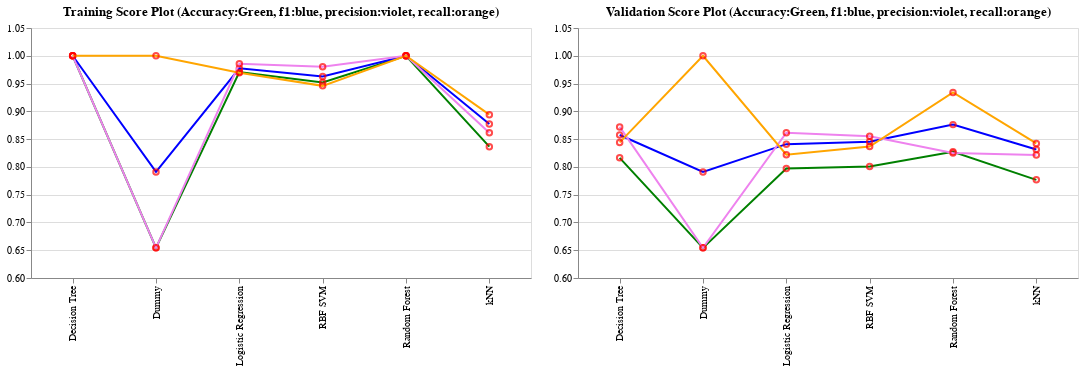

Notebook code cell kept with this figure:
### Code cell
acc_valid = plot_score_plots(results_df, 'index', 'mean_validation_accuracy' , 'green', 'Validation Score Plot (Accuracy:Green, f1:blue, precision:violet, recall:orange)')
f1_valid = plot_score_plots(results_df, 'index', 'mean_validation_f1' , 'blue', '(f1 - blue)')
precision_valid = plot_score_plots(results_df, 'index', 'mean_validation_precision' , 'violet', '(precision - violet)')
recall_valid = plot_score_plots(results_df, 'index', 'mean_validation_recall' , 'orange', '(recall - orange)')
score_plot_valid = acc_valid + f1_valid + precision_valid + recall_valid
score_plot_train | score_plot_valid

### Figure 1 — Vega-Lite specification as saved in the notebook (floating-point values rounded to 4 significant figures)
{"config": {"view": {"continuousWidth": 400, "continuousHeight": 300}}, "hconcat": [{"layer": [{"mark": {"type": "line", "color": "green"}, "encoding": {"tooltip": [{"type": "nominal", "field": "index"}, {"type": "quantitative", "field": "mean_train_accuracy"}], "x": {"type": "nominal", "field": "index", "title": null}, "y": {"type": "quantitative", "field": "mean_train_accuracy", "scale": {"domain": [0.6, 1.05]}, "title": null}}, "height": 250, "selection": {"selector063": {"type": "interval", "bind": "scales", "encodings": ["x", "y"]}}, "title": "Training Score Plot (Accuracy:Green, f1:blue, precision:violet, recall:orange)", "width": 500}, {"mark": {"type": "point", "color": "red"}, "encoding": {"tooltip": [{"type": "nominal", "field": "index"}, {"type": "quantitative", "field": "mean_train_accuracy"}], "x": {"type": "nominal", "field": "index", "title": null}, "y": {"type": "quantitative", "field": "mean_train_accuracy", "scale": {"domain": [0.6, 1.05]}, "title": null}}, "height": 250, "title": "Training Score Plot (Accuracy:Green, f1:blue, precision:violet, recall:orange)", "width": 500}, {"layer": [{"mark": {"type": "line", "color": "blue"}, "encoding": {"tooltip": [{"type": "nominal", "field": "index"}, {"type": "quantitative", "field": "mean_train_f1"}], "x": {"type": "nominal", "field": "index", "title": null}, "y": {"type": "quantitative", "field": "mean_train_f1", "scale": {"domain": [0.6, 1.05]}, "title": null}}, "height": 250, "selection": {"selector064": {"type": "interval", "bind": "scales", "encodings": ["x", "y"]}}, "title": "(f1 - blue)", "width": 500}, {"mark": {"type": "point", "color": "red"}, "encoding": {"tooltip": [{"type": "nominal", "field": "index"}, {"type": "quantitative", "field": "mean_train_f1"}], "x": {"type": "nominal", "field": "index", "title": null}, "y": {"type": "quantitative", "field": "mean_train_f1", "scale": {"domain": [0.6, 1.05]}, "title": null}}, "height": 250, "title": "(f1 - blue)", "width": 500}]}, {"layer": [{"mark": {"type": "line", "color": "violet"}, "encoding": {"tooltip": [{"type": "nominal", "field": "index"}, {"type": "quantitative", "field": "mean_train_precision"}], "x": {"type": "nominal", "field": "index", "title": null}, "y": {"type": "quantitative", "field": "mean_train_precision", "scale": {"domain": [0.6, 1.05]}, "title": null}}, "height": 250, "selection": {"selector065": {"type": "interval", "bind": "scales", "encodings": ["x", "y"]}}, "title": "(precision - violet)", "width": 500}, {"mark": {"type": "point", "color": "red"}, "encoding": {"tooltip": [{"type": "nominal", "field": "index"}, {"type": "quantitative", "field": "mean_train_precision"}], "x": {"type": "nominal", "field": "index", "title": null}, "y": {"type": "quantitative", "field": "mean_train_precision", "scale": {"domain": [0.6, 1.05]}, "title": null}}, "height": 250, "title": "(precision - violet)", "width": 500}]}, {"layer": [{"mark": {"type": "line", "color": "orange"}, "encoding": {"tooltip": [{"type": "nominal", "field": "index"}, {"type": "quantitative", "field": "mean_train_recall"}], "x": {"type": "nominal", "field": "index", "title": null}, "y": {"type": "quantitative", "field": "mean_train_recall", "scale": {"domain": [0.6, 1.05]}, "title": null}}, "height": 250, "selection": {"selector066": {"type": "interval", "bind": "scales", "encodings": ["x", "y"]}}, "title": "(recall - orange)", "width": 500}, {"mark": {"type": "point", "color": "red"}, "encoding": {"tooltip": [{"type": "nominal", "field": "index"}, {"type": "quantitative", "field": "mean_train_recall"}], "x": {"type": "nominal", "field": "index", "title": null}, "y": {"type": "quantitative", "field": "mean_train_recall", "scale": {"domain": [0.6, 1.05]}, "title": null}}, "height": 250, "title": "(recall - orange)", "width": 500}]}]}, {"layer": [{"mark": {"type": "line", "color": "green"}, "encoding": {"tooltip": [{"type": "nominal", "field": "index"}, {"type": "quantitative", "field": "mean_validation_accuracy"}], "x": {"type": "nominal", "field": "index", "title": null}, "y": {"type": "quantitative", "field": "mean_validation_accuracy", "scale": {"domain": [0.6, 1.05]}, "title": null}}, "height": 250, "selection": {"selector067": {"type": "interval", "bind": "scales", "encodings": ["x", "y"]}}, "title": "Validation Score Plot (Accuracy:Green, f1:blue, precision:violet, recall:orange)", "width": 500}, {"mark": {"type": "point", "color": "red"}, "encoding": {"tooltip": [{"type": "nominal", "field": "index"}, {"type": "quantitative", "field": "mean_validation_accuracy"}], "x": {"type": "nominal", "field": "index", "title": null}, "y": {"type": "quantitative", "field": "mean_validation_accuracy", "scale": {"domain": [0.6, 1.05]}, "title": null}}, "height": 250, "title": "Validation Score Plot (Accuracy:Green, f1:blue, precision:violet, recall:orange)", "width": 500}, {"layer": [{"mark": {"type": "line", "color": "blue"}, "encoding": {"tooltip": [{"type": "nominal", "field": "index"}, {"type": "quantitative", "field": "mean_validation_f1"}], "x": {"type": "nominal", "field": "index", "title": null}, "y": {"type": "quantitative", "field": "mean_validation_f1", "scale": {"domain": [0.6, 1.05]}, "title": null}}, "height": 250, "selection": {"selector068": {"type": "interval", "bind": "scales", "encodings": ["x", "y"]}}, "title": "(f1 - blue)", "width": 500}, {"mark": {"type": "point", "color": "red"}, "encoding": {"tooltip": [{"type": "nominal", "field": "index"}, {"type": "quantitative", "field": "mean_validation_f1"}], "x": {"type": "nominal", "field": "index", "title": null}, "y": {"type": "quantitative", "field": "mean_validation_f1", "scale": {"domain": [0.6, 1.05]}, "title": null}}, "height": 250, "title": "(f1 - blue)", "width": 500}]}, {"layer": [{"mark": {"type": "line", "color": "violet"}, "encoding": {"tooltip": [{"type": "nominal", "field": "index"}, {"type": "quantitative", "field": "mean_validation_precision"}], "x": {"type": "nominal", "field": "index", "title": null}, "y": {"type": "quantitative", "field": "mean_validation_precision", "scale": {"domain": [0.6, 1.05]}, "title": null}}, "height": 250, "selection": {"selector069": {"type": "interval", "bind": "scales", "encodings": ["x", "y"]}}, "title": "(precision - violet)", "width": 500}, {"mark": {"type": "point", "color": "red"}, "encoding": {"tooltip": [{"type": "nominal", "field": "index"}, {"type": "quantitative", "field": "mean_validation_precision"}], "x": {"type": "nominal", "field": "index", "title": null}, "y": {"type": "quantitative", "field": "mean_validation_precision", "scale": {"domain": [0.6, 1.05]}, "title": null}}, "height": 250, "title": "(precision - violet)", "width": 500}]}, {"layer": [{"mark": {"type": "line", "color": "orange"}, "encoding": {"tooltip": [{"type": "nominal", "field": "index"}, {"type": "quantitative", "field": "mean_validation_recall"}], "x": {"type": "nominal", "field": "index", "title": null}, "y": {"type": "quantitative", "field": "mean_validation_recall", "scale": {"domain": [0.6, 1.05]}, "title": null}}, "height": 250, "selection": {"selector070": {"type": "interval", "bind": "scales", "encodings": ["x", "y"]}}, "title": "(recall - orange)", "width": 500}, {"mark": {"type": "point", "color": "red"}, "encoding": {"tooltip": [{"type": "nominal", "field": "index"}, {"type": "quantitative", "field": "mean_validation_recall"}], "x": {"type": "nominal", "field": "index", "title": null}, "y": {"type": "quantitative", "field": "mean_validation_recall", "scale": {"domain": [0.6, 1.05]}, "title": null}}, "height": 250, "title": "(recall - orange)", "width": 500}]}]}], "data": {"name": "data-8eacf4cccd6fa0a3b6ed789dcd393e9b"}, "$schema": "https://vega.github.io/schema/vega-lite/v4.8.1.json", "datasets": {"data-8eacf4cccd6fa0a3b6ed789dcd393e9b": [{"index": "Dummy", "mean_train_accuracy": 0.6543, "mean_validation_accuracy": 0.6543, "mean_train_f1": 0.791, "mean_validation_f1": 0.791, "mean_train_recall": 1.0, "mean_validation_recall": 1.0, "mean_train_precision": 0.6543, "mean_validation_precision": 0.6543, "mean_fit_time (s)": 0.001274, "mean_score_time (s)": 0.002393}, {"index": "Decision Tree", "mean_train_accuracy": 1.0, "mean_validation_accuracy": 0.8163, "mean_train_f1": 1.0, "mean_validation_f1": 0.8574, "mean_train_recall": 1.0, "mean_validation_recall": 0.844, "mean_train_precision": 1.0, "mean_validation_precision": 0.872, "mean_fit_time (s)": 0.05853, "mean_score_time (s)": 0.02408}, {"index": "Random Forest", "mean_train_accuracy": 1.0, "mean_validation_accuracy": 0.8271, "mean_train_f1": 1.0, "mean_validation_f1": 0.8761, "mean_train_recall": 1.0, "mean_validation_recall": 0.9339, "mean_train_precision": 1.0, "mean_validation_precision": 0.8251, "mean_fit_time (s)": 0.2616, "mean_score_time (s)": 0.02374}, {"index": "kNN", "mean_train_accuracy": 0.8364, "mean_validation_accuracy": 0.7767, "mean_train_f1": 0.8773, "mean_validation_f1": 0.8314, "mean_train_recall": 0.894, "mean_validation_recall": 0.8422, "mean_train_precision": 0.8613, "mean_validation_precision": 0.8216, "mean_fit_time (s)": 0.03036, "mean_score_time (s)": 0.02199}, {"index": "RBF SVM", "mean_train_accuracy": 0.952, "mean_validation_accuracy": 0.8007, "mean_train_f1": 0.9627, "mean_validation_f1": 0.8453, "mean_train_recall": 0.9459, "mean_validation_recall": 0.8367, "mean_train_precision": 0.9801, "mean_validation_precision": 0.8552, "mean_fit_time (s)": 0.07616, "mean_score_time (s)": 0.02583}, {"index": "Logistic Regression", "mean_train_accuracy": 0.9706, "mean_validation_accuracy": 0.7971, "mean_train_f1": 0.9773, "mean_validation_f1": 0.8409, "mean_train_recall": 0.9693, "mean_validation_recall": 0.822, "mean_train_precision": 0.9855, "mean_validation_precision": 0.8616, "mean_fit_time (s)": 0.06115, "mean_score_time (s)": 0.01542}]}}
